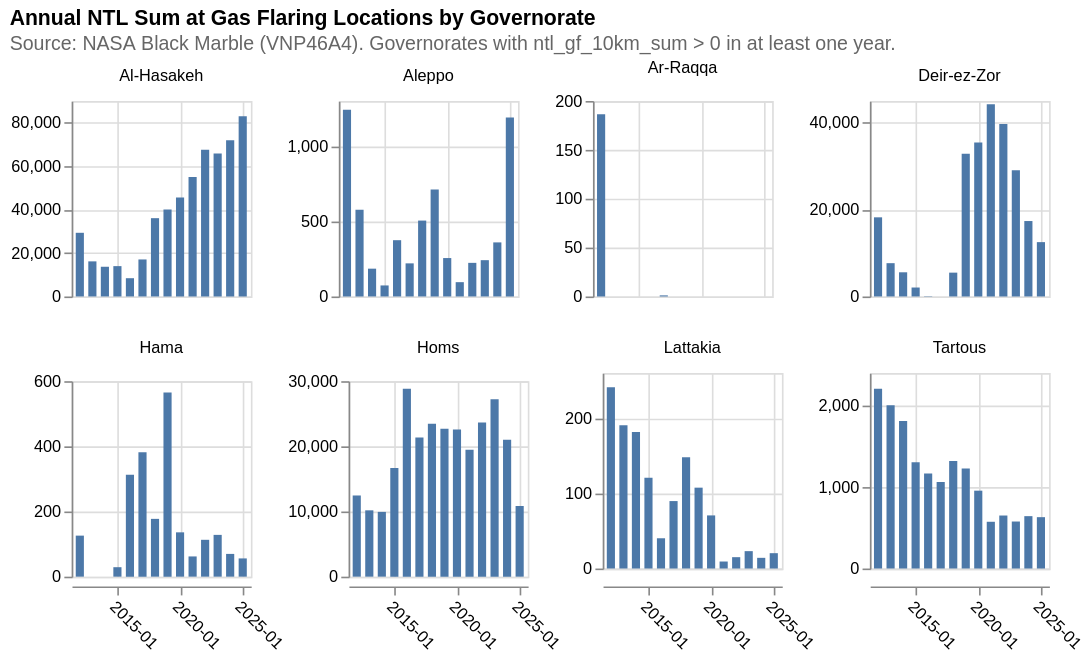

Notebook source saved alongside this figure:
### Markdown cell above
At a national level the total sum of lights around gas flaring locations remains very similar in 2025 to 2024.

### Code cell
import altair as alt

ntl_adm1_annual = pd.read_csv('../../data/ntl/aggregated/annual/ntl_syr_adm1_annual.csv')

# Keep only communes that have ntl_gf_10km_sum > 0 in at least one year
communes_with_flaring = (
    ntl_adm1_annual[ntl_adm1_annual['ntl_gf_10km_sum'] > 0]['NAME_EN'].unique()
)
df_filtered = ntl_adm1_annual[ntl_adm1_annual['NAME_EN'].isin(communes_with_flaring)]

chart = (
    alt.Chart(df_filtered)
    .mark_bar()
    .encode(
        x=alt.X('date:T', axis=alt.Axis(title='', labelAngle=45, format='%Y-%m')),
        y=alt.Y('ntl_gf_10km_sum:Q', axis=alt.Axis(title=None)),
        tooltip=['NAME_EN:N', 'date:T', 'ntl_gf_10km_sum:Q'],
    )
    .properties(width=110, height=120)
    .facet(
        facet=alt.Facet('NAME_EN:N', title=None),
        columns=4,
        title=alt.TitleParams(
            text='Annual NTL Sum at Gas Flaring Locations by Governorate',
            anchor='start',
            subtitle='Source: NASA Black Marble (VNP46A4). Governorates with ntl_gf_10km_sum > 0 in at least one year.',
            subtitleColor='#666666',
        ),
    )
    .resolve_scale(y='independent')
)

chart
